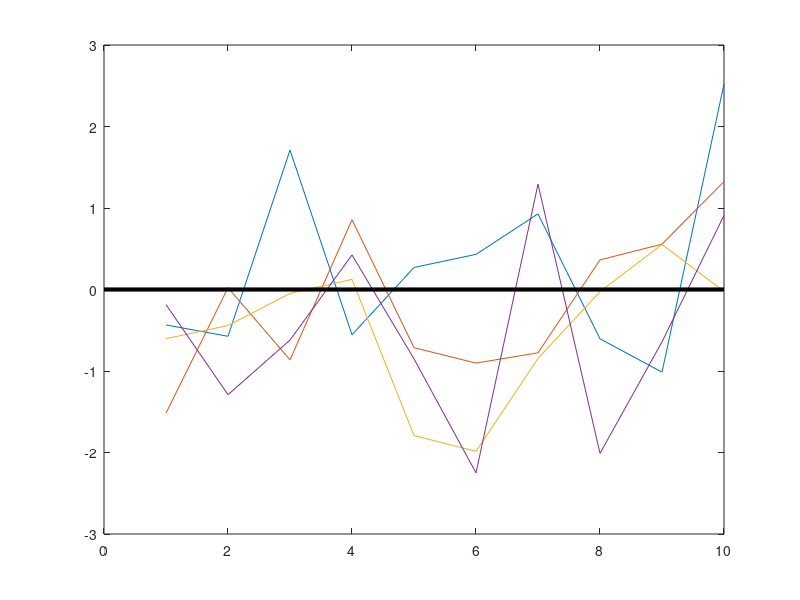
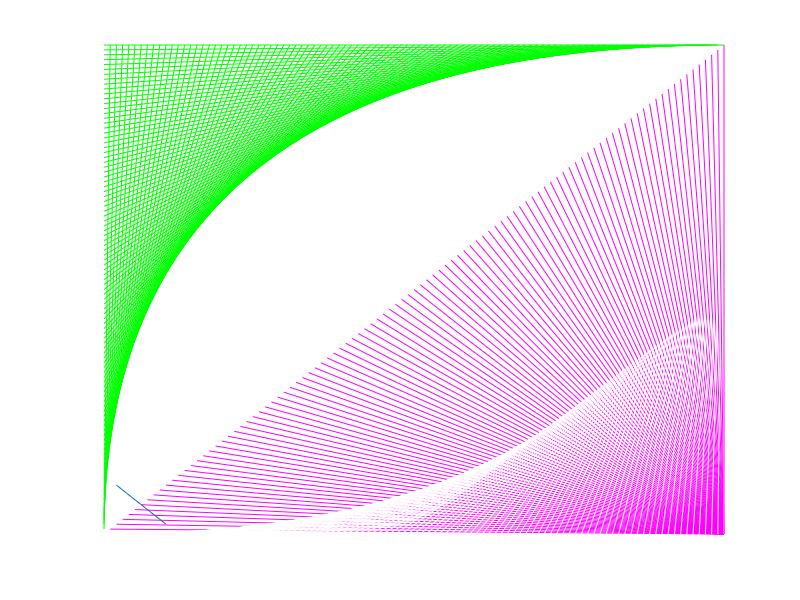

Write MATLAB code to recreate these figures, in order.

figure(1) , clf
%Matlab plot down the column
plot(randn(10,4))

hold on  %%helps to not overwrite initial data
plot(get(gca,'xlim'),[0,0] , 'k' ,'linewidth',3)


%%
%number of lines
n = 100;

figure(2) ,clf
hold on

for i=1:n
    
    plot([i n],[0 i],'w') %%first[] = x coordinates and then y coordinates in next []
    plot([i n],[i 0],'m')
    plot([0 i],[i n],'g')
    
    
    
end



set(gcf,'color' , 'k')
axis off

%%
plot([2 10] ,[10 2])